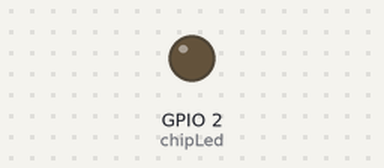
A sketch run on a simulated ESP8266 (Wemos D1 mini). Parts: output pins drawn as LEDs (lit = HIGH). At 1.0 s the program puts the board to deep sleep or switches it off; the recording ends there.

Above: at 0.1 s.
Timing chart, 0 to 1.0 s (numbered marks = the images above):
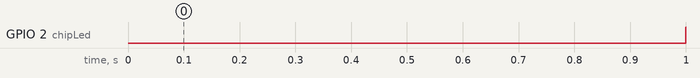

Measured:
- by itself, GPIO 2 (chipLed): LOW → HIGH at 1.0 s

The sketch:

DeepSleep.ino
```cpp
#include <ESP8266WiFi.h>

// Most ESP8266 boards have the LED on GPIO2 (D4) or GPIO16 (D0).
// On the Wemos D1 Mini and NodeMCU, LED_BUILTIN is usually defined correctly.
const int chipLed = LED_BUILTIN;

void setup() {
  // 1. Initialize the LED pin
  pinMode(chipLed, OUTPUT);

  // 2. Turn LED ON (Note: Most ESP8266 LEDs are active LOW, so LOW = ON)
  digitalWrite(chipLed, LOW);
  delay(1000); // Keep it on for 100ms so we can see it

  // 3. Turn LED OFF
  digitalWrite(chipLed, HIGH);

  // 4. Force WiFi to stay OFF to save battery during this brief wake period
  WiFi.mode(WIFI_OFF);
  WiFi.forceSleepBegin();

  // 5. Go to Deep Sleep for 1 second (1,000,000 microseconds)
  // WAKE_RF_DISABLED ensures the WiFi radio doesn't draw 100mA on boot
  ESP.deepSleep(3e6);
}

void loop() {
}
```
